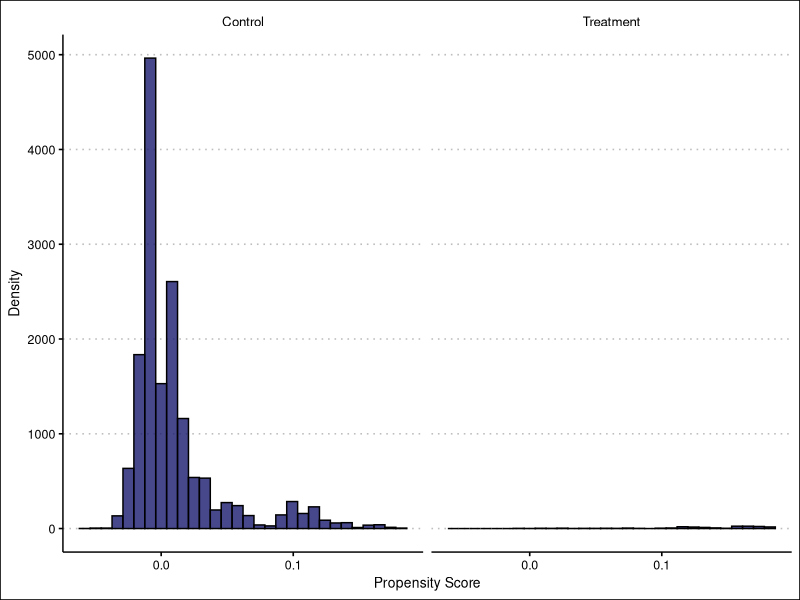
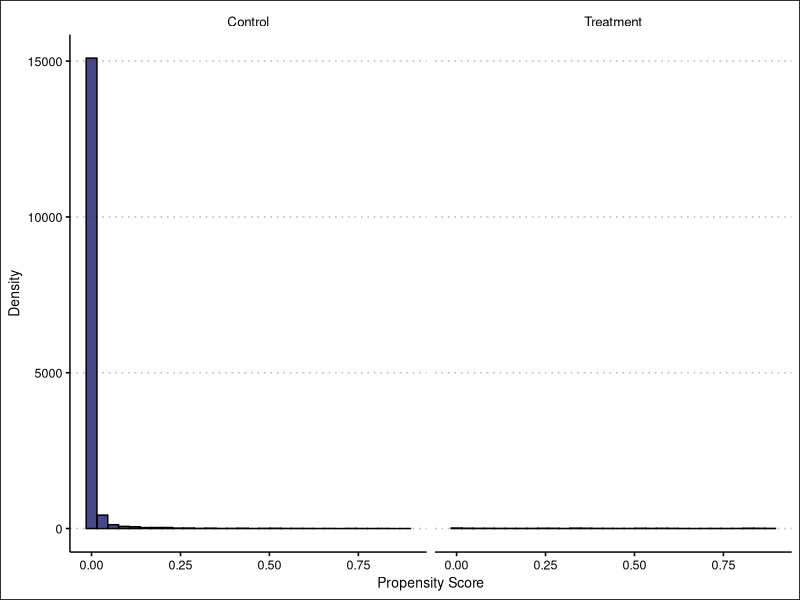
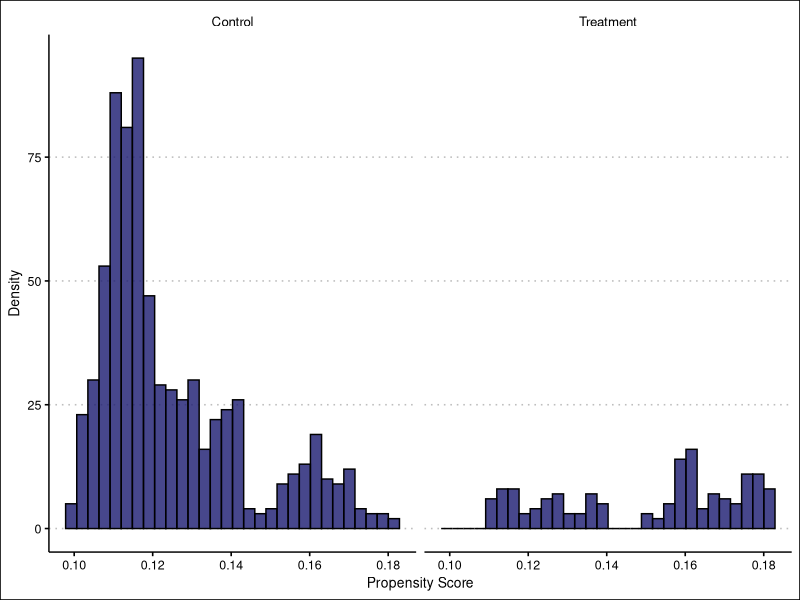
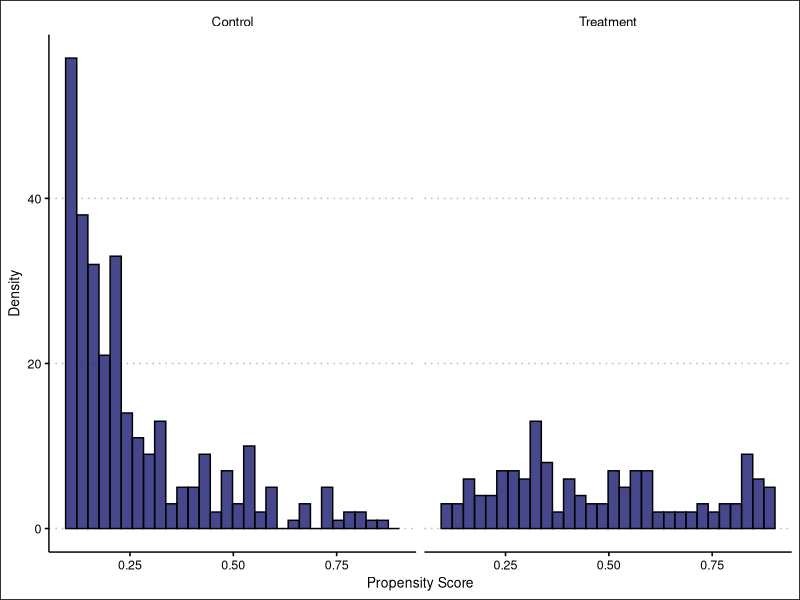

These figures' R source, in order:
## ---- chunk 1
knitr::opts_chunk$set(echo = TRUE,
                      warning = FALSE,
                      message = FALSE)

library(tidyverse)
library(glue)
library(ggthemes)
library(knitr)
library(kableExtra)
options(scipen = 999)
## ---- chunk 2
# load data from `data_pull.R`
nsw_cps <- read_csv("Data/nsw_cps.csv")
## ---- chunk 3
# LPM - Quadratic
lpm <- lm(treat ~ age + agesq + educ + educsq + marr + nodegree + 
            black + hisp + re75 + u75,
          data = nsw_cps)

# Logit - Cubic
logit <- glm(treat ~ age + agesq + agecb + educ + educsq + marr + nodegree + 
               black + hisp + re75 + u75, 
             family = binomial(link = "logit"), data = nsw_cps)
## ---- chunk 4
# LPM -- Propensity Scores
prs_lpm_df <- 
  tibble(
    pr_score = predict(lpm, type = "response"),
    treat = lpm$model$treat
  )

# Logit -- Propensity Score
prs_logit_df <- 
  tibble(
    pr_score = predict(logit, type = "response"),
    treat = logit$model$treat
  )
## ---- chunk 5
tx_ctrl_labs <- c("Control", "Treatment")
names(tx_ctrl_labs) <- c("0", "1")
## ---- chunk 6
# LPM -- Histogram
prs_lpm_df %>%
  ggplot() +
  geom_histogram(aes(x = pr_score), fill = 'midnightblue', color = 'black', alpha = 0.8) + 
  labs(x = "Propensity Score", y = "Density") +
  theme_clean() + 
  facet_grid(. ~ treat, labeller = labeller(treat = tx_ctrl_labs)) 

# LPM -- max/min
prs_lpm_df %>%
  group_by(treat) %>%
  summarise(Max = round(max(pr_score), 4), Min = round(min(pr_score), 4)) %>%
  mutate(treat = if_else(treat == 0, "Control", "Treatment")) %>%
  rename(Treat = treat) %>%
  kbl("pipe")
## ---- chunk 7
# Logit -- Histogram
prs_logit_df %>%
  ggplot() +
  geom_histogram(aes(x = pr_score), fill = 'midnightblue', color = 'black', alpha = 0.8) + 
  labs(x = "Propensity Score", y = "Density") +
  theme_clean() + 
  facet_grid(. ~ treat, labeller = labeller(treat = tx_ctrl_labs)) 

# Logit -- max/min
prs_logit_df %>%
  group_by(treat) %>%
  summarise(Max = round(max(pr_score), 4), Min = round(min(pr_score), 4)) %>%
  mutate(treat = if_else(treat == 0, "Control", "Treatment")) %>%
  rename(Treat = treat) %>%
  kbl("pipe")
## ---- chunk 8
# LPM -- Histogram // filtered 
prs_lpm_df %>%
  filter(between(pr_score, 0.1, 0.9)) %>%
  ggplot() +
  geom_histogram(aes(x = pr_score), fill = 'midnightblue', color = 'black', alpha = 0.8) + 
  labs(x = "Propensity Score", y = "Density") +
  theme_clean() + 
  facet_grid(. ~ treat, labeller = labeller(treat = tx_ctrl_labs)) 

# LPM -- max/min // filtered
prs_lpm_df %>%
  filter(between(pr_score, 0.1, 0.9)) %>%
  group_by(treat) %>%
  summarise(Max = round(max(pr_score), 4), Min = round(min(pr_score), 4)) %>%
  mutate(treat = if_else(treat == 0, "Control", "Treatment")) %>%
  rename(Treat = treat) %>%
  kbl("pipe")
## ---- chunk 9
# Logit -- Histogram // filtered
prs_logit_df %>%
  filter(between(pr_score, 0.1, 0.9)) %>%
  ggplot() +
  geom_histogram(aes(x = pr_score), fill = 'midnightblue', color = 'black', alpha = 0.8) + 
  labs(x = "Propensity Score", y = "Density") +
  theme_clean() + 
  facet_grid(. ~ treat, labeller = labeller(treat = tx_ctrl_labs)) 

# Logit -- max/min // filtered
prs_logit_df %>%
  filter(between(pr_score, 0.1, 0.9)) %>%
  group_by(treat) %>%
  summarise(Max = round(max(pr_score), 4), Min = round(min(pr_score), 4)) %>%
  mutate(treat = if_else(treat == 0, "Control", "Treatment")) %>%
  rename(Treat = treat) %>%
  kbl("pipe")
## ---- chunk 10
# LPM -- First Difference
lpm_ey1 <- prs_lpm_df %>% 
  filter(treat == 1) %>%
  pull(pr_score) %>% 
  mean()

lpm_ey0 <- prs_lpm_df %>% 
  filter(treat == 0) %>%
  pull(pr_score) %>% 
  mean()

lpm_sdo <- round(lpm_ey1 - lpm_ey0, 4)
glue('The simple difference for the LPM model is {lpm_sdo}.')
## ---- chunk 11
# Logit -- First Difference
logit_ey1 <- prs_logit_df %>% 
  filter(treat == 1) %>%
  pull(pr_score) %>% 
  mean() 

logit_ey0 <- prs_logit_df %>% 
  filter(treat == 0) %>%
  pull(pr_score) %>% 
  mean() 

logit_sdo <- round(logit_ey1 - logit_ey0, 4)
glue('The simple difference for the logit model is {logit_sdo}.')
## ---- chunk 12
# Dehejia and Wahba (2002) -- `see ipw.do``
nsw_dw_cpscontrol <- nsw_cps %>% cbind(pscore = prs_logit_df$pr_score)

N <- nrow(nsw_dw_cpscontrol)

#- Manual with non-normalized weights using all data
nsw_dw_cpscontrol <- nsw_dw_cpscontrol %>% 
  mutate(d1 = treat/pscore,
         d0 = (1 - treat)/(1 - pscore))

s1 <- sum(nsw_dw_cpscontrol$d1)
s0 <- sum(nsw_dw_cpscontrol$d0)


nsw_dw_cpscontrol <- nsw_dw_cpscontrol %>% 
  mutate(y1 = treat * re78/pscore,
         y0 = (1 - treat) * re78/(1 - pscore),
         ht = y1 - y0)

#- Manual with normalized weights
nsw_dw_cpscontrol <- nsw_dw_cpscontrol %>% 
  mutate(y1 = (treat*re78/pscore)/(s1/N),
         y0 = ((1 - treat)*re78/(1 - pscore))/(s0/N),
         norm = y1 - y0)

nsw_dw_cpscontrol %>% 
  pull(ht) %>% 
  mean()

nsw_dw_cpscontrol %>% 
  pull(norm) %>% 
  mean()

#-- trimming propensity score
nsw_dw_cpscontrol <- nsw_dw_cpscontrol %>% 
  select(-d1, -d0, -y1, -y0, -ht, -norm) %>% 
  filter(!(pscore >= 0.9)) %>% 
  filter(!(pscore <= 0.1))

N <- nrow(nsw_dw_cpscontrol)

#- Manual with non-normalized weights using trimmed data
nsw_dw_cpscontrol <- nsw_dw_cpscontrol %>% 
  mutate(d1 = treat/pscore,
         d0 = (1 - treat)/(1 - pscore))

s1 <- sum(nsw_dw_cpscontrol$d1)
s0 <- sum(nsw_dw_cpscontrol$d0)

nsw_dw_cpscontrol <- nsw_dw_cpscontrol %>% 
  mutate(y1 = treat * re78/pscore,
         y0 = (1 - treat) * re78/(1 - pscore),
         ht = y1 - y0)

#- Manual with normalized weights with trimmed data
nsw_dw_cpscontrol <- nsw_dw_cpscontrol %>% 
  mutate(y1 = (treat*re78/pscore)/(s1/N),
         y0 = ((1 - treat)*re78/(1 - pscore))/(s0/N),
         norm = y1 - y0)

nsw_dw_cpscontrol %>% 
  pull(ht) %>% 
  mean()

nsw_dw_cpscontrol %>% 
  pull(norm) %>% 
  mean()
## ---- chunk 13
# Callway and Sant'Anna
p_dt1 <- mean(nsw_dw_cpscontrol$pscore)

nsw_dw_cpscontrol %>%
  mutate(estimator = (re78 - re75)/p_dt1 * (treat - pscore) / (1 - pscore)) %>%
  summarise(mean(estimator),
            sd(estimator)/sqrt(n()))
## ---- chunk 14
sessionInfo()
